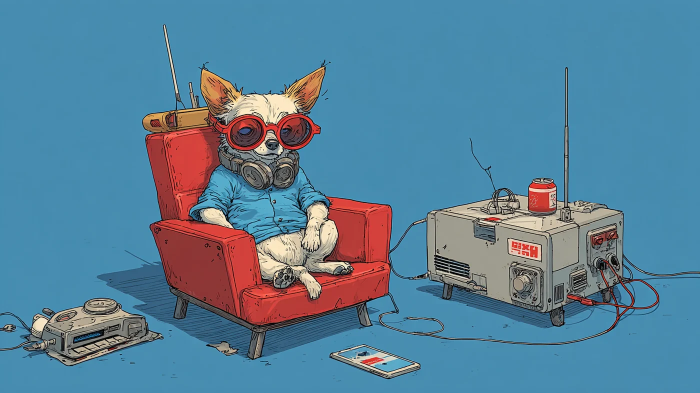
#> input picture images/animal-1.webp, 1400 x 785 px, given in place of bike_collection_1.png, which was not available (shown at 1/2 size)
$ python prepare_assets.py
#> lines starting #> are read from the running program, lines starting #| are printed output that depends on the picture; pictures that were not available may be replaced by others from this repository, and a replacement may not be noted
"""Read supplied workbook data; optimize only supplied artwork for the website."""
from pathlib import Path
import json, re
from collections import Counter
from PIL import Image

ROOT = Path(__file__).resolve().parents[1]
SOURCE = ROOT / '.source' / 'URBAN RIDER TOKYO'
OUT = ROOT / 'public' / 'images'
OUT.mkdir(parents=True, exist_ok=True)
manifest = {}

def save_checked(image, destination, quality):
    if destination.exists():
        try:
            with Image.open(destination) as existing:
                existing.load()
            return
        except (OSError, ValueError):
            pass
    temporary = destination.with_suffix('.tmp')
    image.save(temporary, 'WEBP', quality=quality, method=4)
    temporary.replace(destination)

def convert(relative, target, width=1400):
#> called with relative = 'TOP/背景/bike_collection_1.png', target = 'top-bike-0', width = 1400
    original = SOURCE / relative
    image = Image.open(original).convert('RGBA')
    image.thumbnail((width, width), Image.Resampling.LANCZOS)
    save_checked(image, OUT / (target + '.webp'), 86)
    small = image.copy()
    small.thumbnail((640,640), Image.Resampling.LANCZOS)
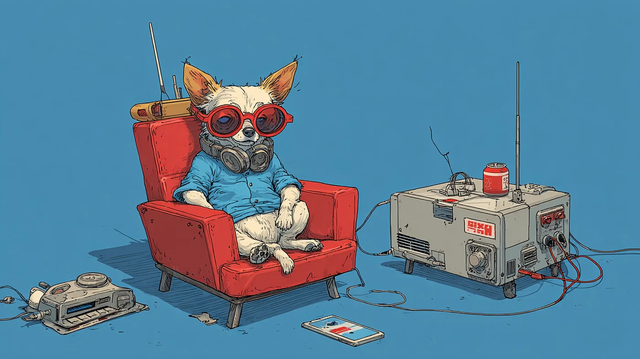
#> small: PIL image 640x359 RGBA; mean R, G, B, A 88.5, 128.5, 152.5, 255
    save_checked(small, OUT / (target + '-640.webp'), 82)
    manifest[target] = {'source': relative, 'width': image.width, 'height': image.height}
    return 'images/' + target + '.webp'

top = {
    'bike':['背景/bike_collection_1.png','ブランドオブジェクト/bike_collection_46.png','背景/bike_collection_54.png'],
    'gakusei':['ブランドオブジェクト/gakusei_collection_15.png','背景/gakusei_collection_11.png','背景/gakusei_collection_28.png'],
    'animal':['背景/ANIMAL_collection_20.png','背景/ANIMAL_collection_14.png','ブランドオブジェクト/ANIMAL_collection_8.png'],
    'army':['ブランドオブジェクト/army_collection_6.png','背景/army_collection_5.png','背景/army_collection_8.png'],
    'dokuro':['ブランドオブジェクト/dokuro_collection_13.png','背景/dokuro_collection_6.png','背景/dokuro_collection_4.png'],
    'brand':['ブランドオブジェクト/URBAN RIDER TOKYO BRAND COLLECTION.png'],
}
visuals = {
    'bike':('bike_collection','bike_collection',[1,46,54,37,44]),
    'gakusei':('GAKUSEI COLLECTION','gakusei_collection',[4,7,27,1,21]),
    'animal':('ANIMAL DESIGN COLLECTION','ANIMAL_collection',[1,20,12,9,7]),
    'army':('army_collection','army_collection',[4,6,8,1,5]),
    'dokuro':('dokuro_collection','dokuro_collection',[1,2,6,8,12]),
}
result = {}
for slug, files in top.items():
    result[slug]={'top':[convert('TOP/'+p, f'top-{slug}-{i}') for i,p in enumerate(files)]}
#> call 2 of convert, with relative = 'TOP/ブランドオブジェクト/bike_collection_46.png', target = 'top-bike-1', width = 1400
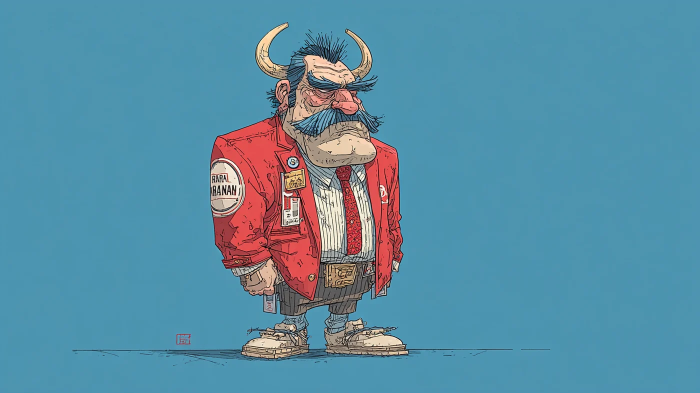
#> input picture images/animal-15.webp, 1400 x 785 px, given in place of bike_collection_46.png, which was not available (shown at 1/2 size)
#> in convert (call 2), `small.thumbnail((640,640), Image.Resampling.LANCZOS)`:
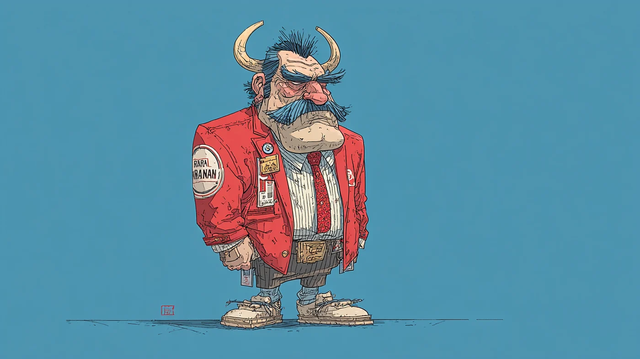
#> small: PIL image 640x359 RGBA; mean R, G, B, A 89.6, 141.9, 163.8, 255
#> (the run stopped early here; a loop or call above may not have finished)
